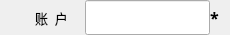
              <widget class="QWidget" name="widget_10" native="true">
               <property name="minimumSize">
                <size>
                 <width>0</width>
                 <height>35</height>
                </size>
               </property>
               <property name="maximumSize">
                <size>
                 <width>16777215</width>
                 <height>35</height>
                </size>
               </property>
               <layout class="QGridLayout" name="gridLayout_7">
                <property name="leftMargin">
                 <number>0</number>
                </property>
                <property name="topMargin">
                 <number>0</number>
                </property>
                <property name="rightMargin">
                 <number>0</number>
                </property>
                <property name="bottomMargin">
                 <number>0</number>
                </property>
                <property name="spacing">
                 <number>0</number>
                </property>
                <item row="0" column="1">
                 <widget class="QLabel" name="label_12">
                  <property name="minimumSize">
                   <size>
                    <width>50</width>
                    <height>35</height>
                   </size>
                  </property>
                  <property name="maximumSize">
                   <size>
                    <width>50</width>
                    <height>35</height>
                   </size>
                  </property>
                  <property name="font">
                   <font>
                    <family>微软雅黑</family>
                    <pointsize>10</pointsize>
                   </font>
                  </property>
                  <property name="text">
                   <string>账  户</string>
                  </property>
                 </widget>
                </item>
                <item row="0" column="3">
                 <widget class="QLabel" name="lab_idTip">
                  <property name="minimumSize">
                   <size>
                    <width>20</width>
                    <height>0</height>
                   </size>
                  </property>
                  <property name="maximumSize">
                   <size>
                    <width>20</width>
                    <height>16777215</height>
                   </size>
                  </property>
                  <property name="font">
                   <font>
                    <family>微软雅黑</family>
                    <pointsize>12</pointsize>
                    <bold>true</bold>
                   </font>
                  </property>
                  <property name="text">
                   <string>*</string>
                  </property>
                 </widget>
                </item>
                <item row="0" column="0">
                 <widget class="QLabel" name="label_10">
                  <property name="minimumSize">
                   <size>
                    <width>35</width>
                    <height>35</height>
                   </size>
                  </property>
                  <property name="maximumSize">
                   <size>
                    <width>35</width>
                    <height>35</height>
                   </size>
                  </property>
                  <property name="font">
                   <font>
                    <family>微软雅黑</family>
                    <pointsize>10</pointsize>
                   </font>
                  </property>
                  <property name="text">
                   <string/>
                  </property>
                  <property name="scaledContents">
                   <bool>true</bool>
                  </property>
                 </widget>
                </item>
                <item row="0" column="2">
                 <widget class="QLineEdit" name="lineEdit_id">
                  <property name="minimumSize">
                   <size>
                    <width>0</width>
                    <height>35</height>
                   </size>
                  </property>
                  <property name="maximumSize">
                   <size>
                    <width>16777215</width>
                    <height>35</height>
                   </size>
                  </property>
                  <property name="font">
                   <font>
                    <family>微软雅黑</family>
                    <pointsize>10</pointsize>
                   </font>
                  </property>
                  <property name="readOnly">
                   <bool>false</bool>
                  </property>
                  <property name="placeholderText">
                   <string/>
                  </property>
                 </widget>
                </item>
               </layout>
              </widget>
